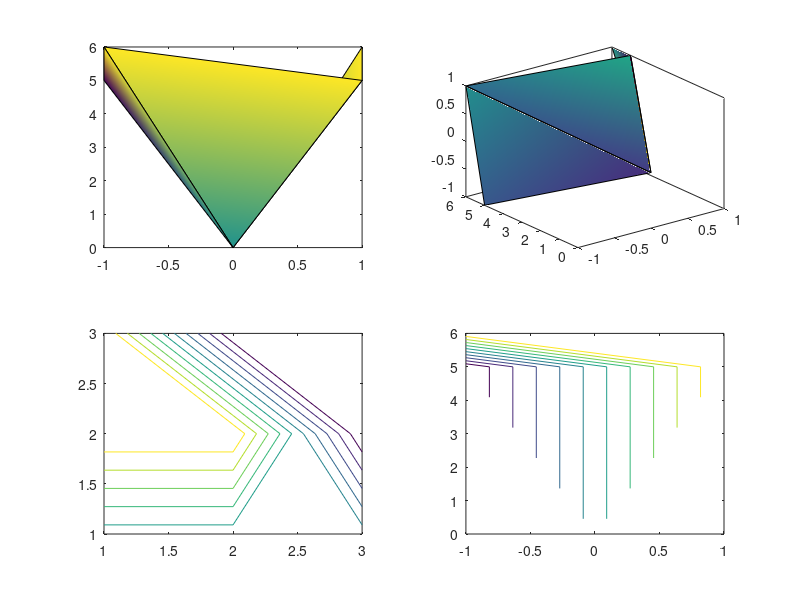

Source code (MATLAB):
% X=[10,15,25,40]
% subplot(2,2,1)
% bar(X)
% subplot(2,2,2)
% bar3(X)
% subplot(2,2,3)
% pie(X)
% subplot(2,2,4)
% pie3(X)

X=[0 0 0;1 1 -1; 1 -1 -1]
Y=[0 0 0;5 5 5;6 6 6]
Z=[0 0 0;1 1 -1; 1 1 1]
V=rand(3)
subplot(2,2,1)
fill(X,Y,Z)
subplot(2,2,2)
fill3(X,Y,Z,V)
subplot(2,2,3)
grid on
contour(X)
subplot(2,2,4)
contour(X,Y,Z)